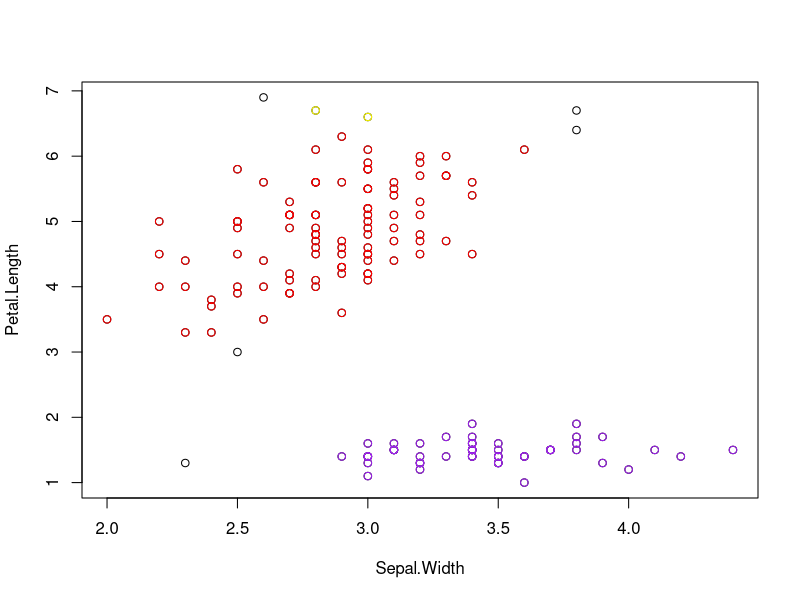

This figure's R source:
#Dimitrios Mitras 3084
#DBScan algorithm 

 

#choose Eps and minpts
#Eps = maximum distance beetwen two points if they are in the same cluster
#minpts = minimum digits of points which are shaped a cluster 

#function DBscan
DBSCAN<-function(data , eps , minpts){
  

  length<-as.numeric(lengths(data[1],use.names = TRUE)) #total length of the points
  
  visited<-array(FALSE, length) #every point which is not noise must been visited after the loop
  isNoise<-array(FALSE, length) #no need visit them
   
  cluster<-c() #create the basic array, contains all points which are include in a cluster , actually all points except noises, it is filled with positive integers which are refered to a data row
  k=1
  nofclusters <- 0
  distance <- as.matrix(dist(data)) #array[length,length]
   
  
  #put noises away
  for (i in 1:(length -1) ){  
    itspnts <-0
    for(j in 1 :length){
      if(i!=j){
        if (!is.null(distance[i,j]) && (distance[i,j]<eps)){
          itspnts=itspnts + 1
        }
      }
      if(itspnts>minpts)
        break;
    }
     
    if (itspnts<minpts)
      isNoise[i]=TRUE  
    
  }
  
  #for every point
  for (i in 1:(length-1)){
    if (isNoise[i]==FALSE) #ignore it
    {
      #finding neighbors of every point
      neighbours<-c(i)
      for(j in 1 :length){
        if (!is.null(distance[i,j]) && (distance[i,j]<eps))
        {
          neighbours<-c(neighbours ,  j)
        }
      }
    
      
      
    case<-FALSE 
    #if at least one point of the neighborhood is in array clusters[], it means that all points int the neighborhhod are in the cluster
    for (k in 1:length(neighbours)){
      if(visited[neighbours[k]]==TRUE){ #At least one point is in a neighborhood => all current neighborhood in this neighborhood except noises
        #must put them in correct neighborhood
        inClusterCage = -1
        for(kk in 1:length(cluster)){
          if (cluster[kk]== neighbours[k])
          {
            inClusterCage = kk;
            break;
          }
        }
        cluster<- c (cluster[1:inClusterCage], neighbours, cluster[inClusterCage: length(cluster)]) #so all neighbors are put in the correct cluster 
        case<-TRUE #we want it to delete points which exist already in the array cluster()
        break;
      }
    }
    #it means that it is a new neighborhood/cluster
    if (case==FALSE){ 
      cluster<-c(cluster, nofclusters ,neighbours) #i use a negative int variable: nofclusters, to know when we have a new cluster 
      nofclusters<-nofclusters-1
    }
    #must be unique elements
     else{
       cluster<-unique(cluster, incomparables = FALSE, MARGIN = 1, fromLast = FALSE)
       cluster <- cluster[!is.na(cluster)]
        }
      for (k in 1:length(neighbours)){
          visited[neighbours[k]]=TRUE
      }
   }# end of if(isNoise==FALSE) statement
  }#end of for(i in 1:(length-1)) loop
   
     
  



  nofclusters<-abs(nofclusters) #real number of clusters
  neighborhoods<-matrix(nrow=lengths(data , use.names=TRUE), ncol=nofclusters) #create a matrix in which every row haw a cluster
  i=1
  number<-0
  j<-0
  for(i in 1:length(cluster)){
    if (cluster[i]>0){
      j<-j+1
      neighborhoods[j,number] <- cluster[i]
    }
    else{
      number<-number+1
      j<-0
    
  }
}

  #plot
  #manual plotting , depends on number of clusters
  plot(data)
  points(data[neighborhoods[,1],] , col="purple")
  points(data[neighborhoods[,2],], col="red")
  points(data[neighborhoods[,3],] , col="green")
  points(data[neighborhoods[,4],] , col ="yellow")



  #if its not clear the isVoice points
  #lines(data[neighborhoods[,1],] , col="purple")
  #lines(data[neighborhoods[,2],], col="red")

} #end of function


eps=0.5
minpts=8

?iris
data<-iris[-5]
data<-data[-4]
data<-data[-1]
DBSCAN(data , eps , minpts)


 
 
 

